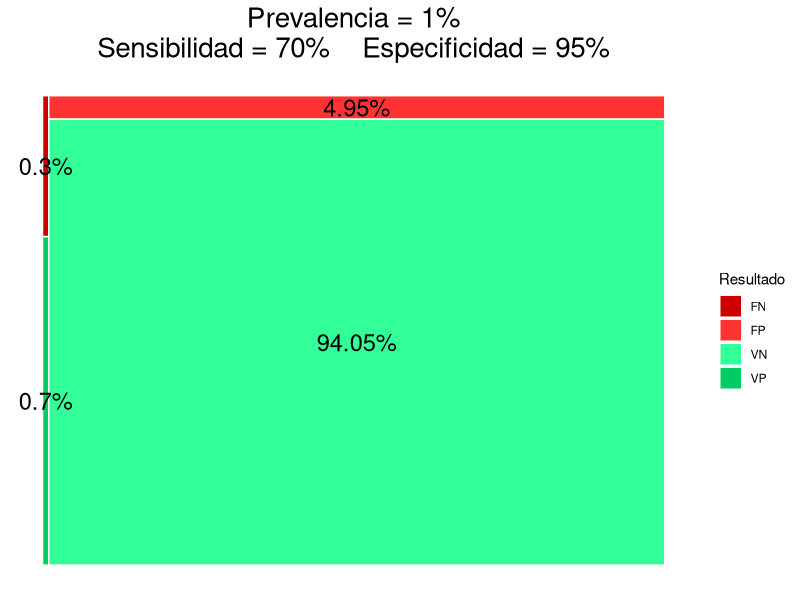
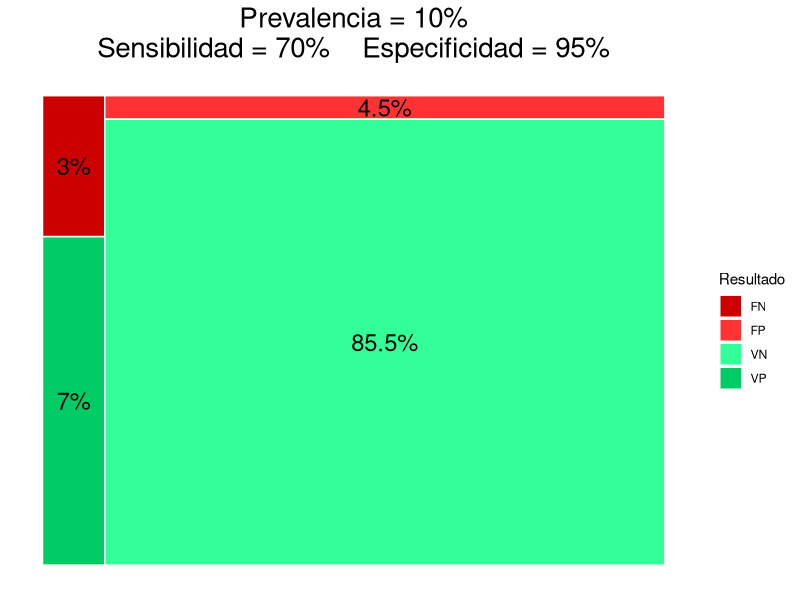
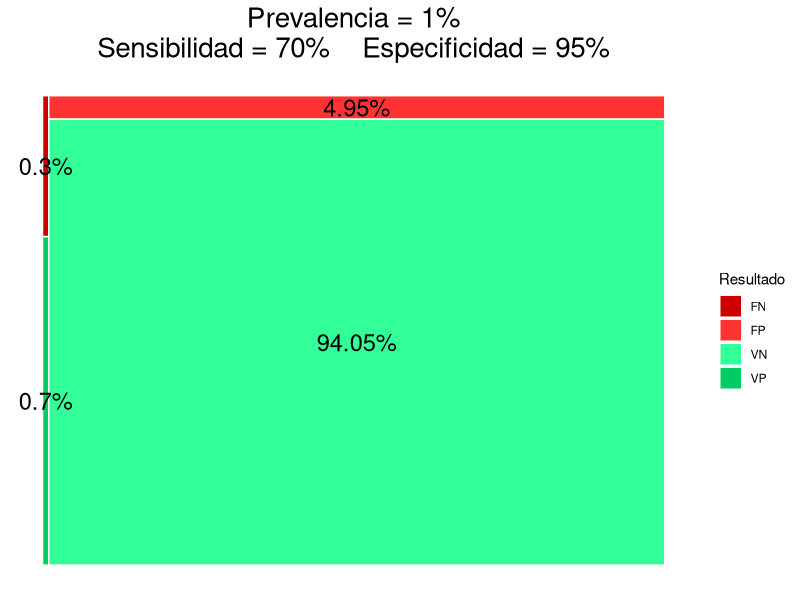
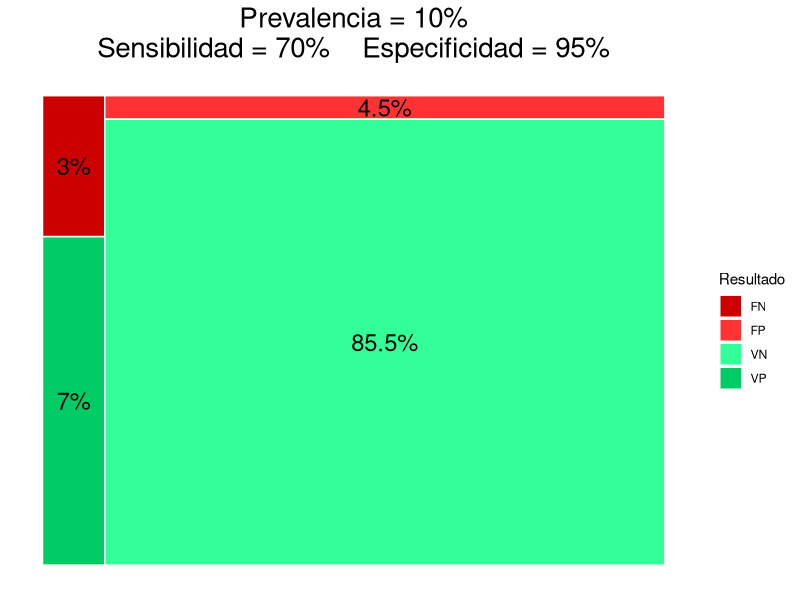

The R script that drew these images, in order:
# Alfredo Sánchez (asalber@ceu.es)
library(ggplot2)
library(svglite)

test_plot <- function(pre, sen, spe) {
  # Compute the true and false positives and negatives
  tp <- pre * sen
  fn <- pre * (1-sen)
  fp <- (1-pre)*(1-spe)
  tn <- (1-pre)*spe
  # Compute the coordinates for the rectangles of the plot
  xmin <- c(0, 0, pre, pre)
  xmax <- c(pre, pre, 1, 1)
  ymin <- c(0, sen, spe, 0)
  ymax <- c(sen, 1, 1, spe)
  # Create a data frame
  data <- data.frame(Resultado=c("VP", "FN", "FP", "VN"), Frecuencia=paste0(c(tp, fn, fp, tn) * 100, '%'), xmin, xmax, ymin, ymax)
  # Generate the plot
  p <- ggplot(data) + geom_rect(aes(xmin=xmin, xmax=xmax, ymin=ymin, ymax=ymax, fill=Resultado), colour="white") + 
  geom_text(aes(x=(xmax+xmin)/2, y=(ymin+ymax)/2, label = Frecuencia), size=6) +
  scale_fill_manual(values = c("#CC0000", "#FF3333", "#33FF99", "#00CC66")) +
  ggtitle(paste0("Prevalencia = ", pre*100, "%\nSensibilidad = ", sen*100, "%    Especificidad = ", spe*100, "%")) +
  theme(plot.title = element_text(hjust = 0.5, size = 20),
        axis.title.x = element_blank(), axis.text.x = element_blank(), axis.ticks.x = element_blank(), 
        axis.title.y = element_blank(), axis.text.y = element_blank(), axis.ticks.y = element_blank(),
        panel.background = element_blank())
  ggsave(paste0("img/resultados-test", pre, "-", sen, "-", spe, ".svg"))
  return(p)
}

# Test with a prevalence 1%, sensitivity 70% and specificity 95%
test_plot(pre=0.01, sen=0.7, spe=0.95)

# Test with a prevalence 10%, sensitivity 70% and specificity 95%
test_plot(pre=0.1, sen=0.7, spe=0.95)
